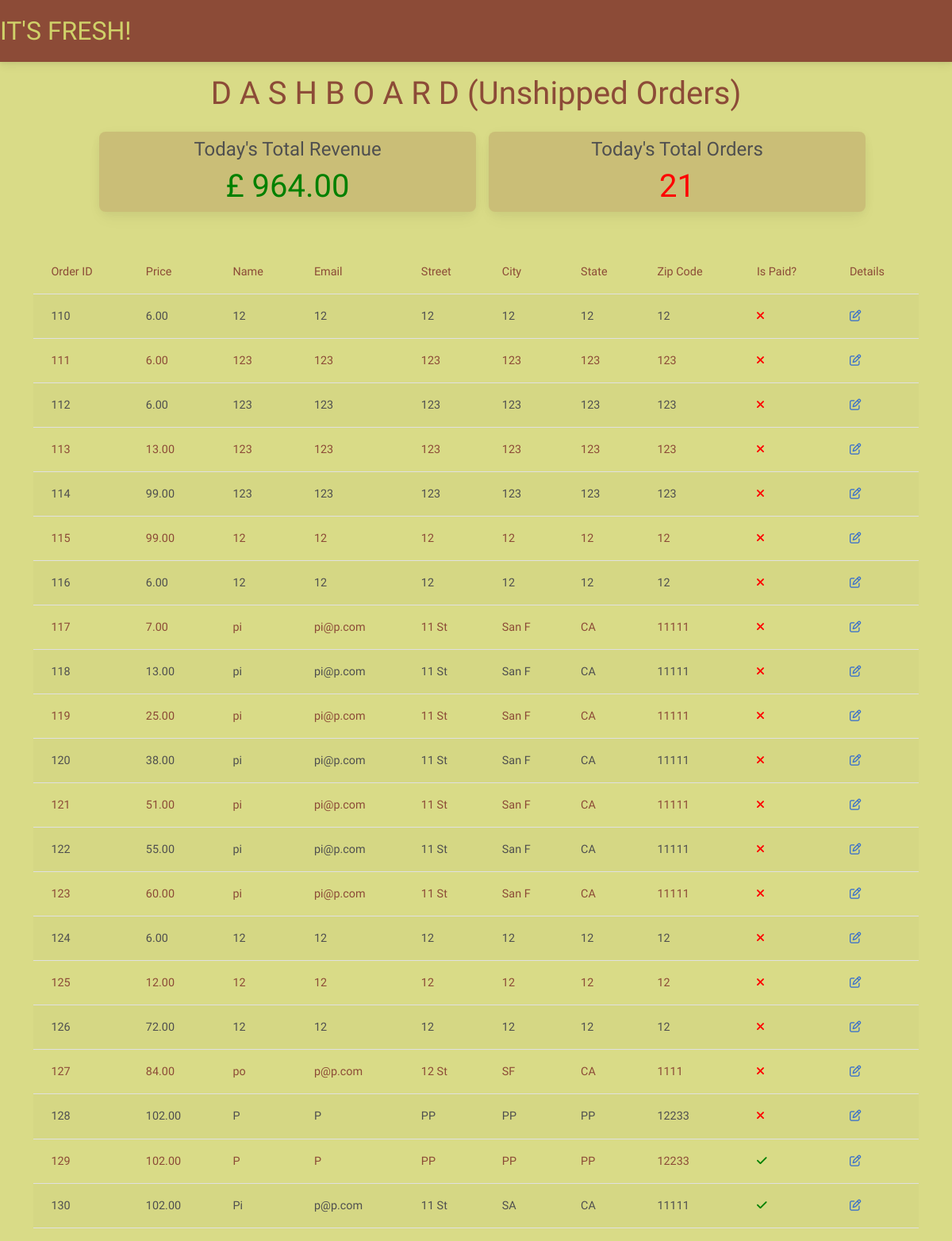
Page /cafe/dashboard/ (signed in) on the earlier database version.
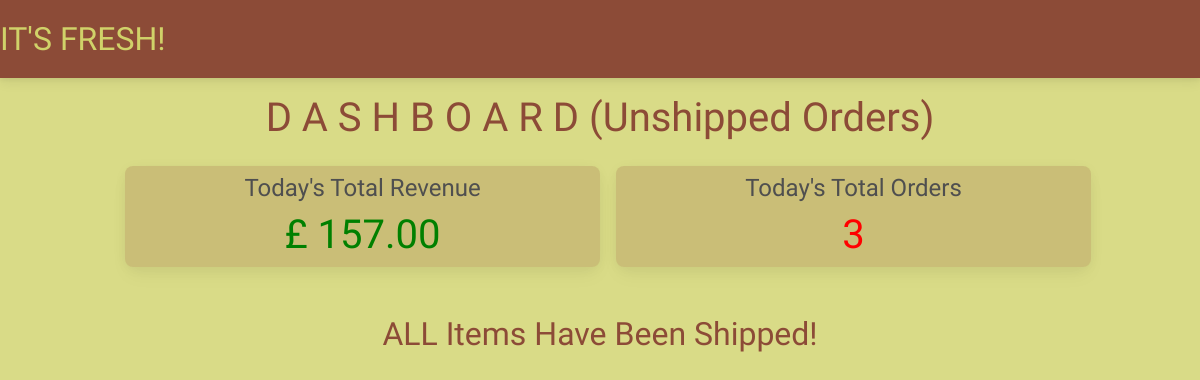
Same page on the later database version.
### customer/models.py (models this page shows, shortened)
class OrderModel(models.Model):
    created_on = models.DateTimeField(auto_now_add=True)
    price = models.DecimalField(max_digits=7, decimal_places=2)
    items = models.ManyToManyField('MenuItem', related_name='order', blank=True)
    name = models.CharField(max_length=50, blank=True)
    email = models.CharField(max_length=50, blank=True)
    street = models.CharField(max_length=50, blank=True)
    city = models.CharField(max_length=50, blank=True)
    state = models.CharField(max_length=15, blank=True)
    zip_code = models.IntegerField(blank=True, null=True)
    is_paid = models.BooleanField(default=False)
    is_shipped = models.BooleanField(default=False)

### cafe/views.py (the view)
# urls.py: path('dashboard/', Dashboard.as_view(), name='dashboard'),
class Dashboard(LoginRequiredMixin, UserPassesTestMixin, View):
    def get(self, request, *args, **kwargs):
        today = datetime.today()
        orders = OrderModel.objects.filter(created_on__year=today.year, created_on__month=today.month, created_on__day=today.day)
        unshipped_orders =[]
        total_revenue = 0
        for order in orders:
            total_revenue += order.price
            if not order.is_shipped:
                unshipped_orders.append(order)
        context = {
            'orders': unshipped_orders,
            'total_revenue': total_revenue,
            'total_orders': len(orders)
        }
        return render(request, 'cafe/dashboard.html', context)
    def test_func(self):
        return self.request.user.groups.filter(name='Staff').exists()

### cafe/templates/cafe/dashboard.html
{% extends 'cafe/base.html' %}
{% block content %}
<h1 class='mt-3 text-center' style="color: #8C4B37;" >D A S H B O A R D (Unshipped Orders)</h1>
<div class='container'>
    <div class='row justify-content-center' >
        <div class='card col-md-5 mt-3 ms-3' style="background-color:rgba(140, 75,	55, 0.2);">
            <h4 class='text-center pt-2' >Today's Total Revenue</h4>
            <h1 class='text-center' style='color: green;'>£ {{ total_revenue }}</h1>
        </div>
        <div class='card col-md-5 mt-3 ms-3' style="background-color:rgba(140, 75,	55, 0.2);">
            <h4 class='text-center pt-2'>Today's Total Orders</h4>
            <h1 class='text-center' style='color: red;'>{{ total_orders }}</h1>
        </div>
    </div>
    <div class='row justify-content-center' style="color: #8C4B37;">
        <div class='col-md-12 mt-5'>
            {% if orders|length == 0 %}
                <div class='text-center'>
                    <h2>ALL Items Have Been Shipped!</h2>
                </div>
            {% else %}
                <table class='table table-hover table-striped' style="color: #8C4B37;">
                    <thead>
                        <tr>
                            <th scope='col'>Order ID</th>
                            <th scope='col'>Price</th>
                            <th scope='col'>Name</th>
                            <th scope='col'>Email</th>
                            <th scope='col'>Street</th>
                            <th scope='col'>City</th>
                            <th scope='col'>State</th>
                            <th scope='col'>Zip Code</th>
                            <th scope='col'>Is Paid?</th>
                            <th scope='col'>Details</th>
                        </tr>
                    </thead>
                    <tbody>
                        {% for order in orders %}
                            <tr>
                                <th scope='row'>{{ order.pk }}</th>
                                <td>{{ order.price }}</td>
                                <td>{{ order.name }}</td>
                                <td>{{ order.email }}</td>
                                <td>{{ order.street }}</td>
                                <td>{{ order.city }}</td>
                                <td>{{ order.state }}</td>
                                <td>{{ order.zip_code }}</td>
                                <td>
                                    {% if order.is_paid %}
                                        <i style='color: green;' class='fas fa-check'></i>
                                    {% else %}
                                        <i style='color: red;' class='fas fa-times'></i>
                                    {% endif %}
                                </td>
                                <td>
                                    <a href='{% url "order-details" order.pk %}'>
                                        <i class='far fa-edit'></i>
                                    </a>
                                </td>
                            </tr>
                        {% endfor %}
                    </tbody>
                </table>
            {% endif %}
        </div>
    </div>
</div>
{% endblock content %}

Differences in the rows shown:
removed OrderModel: pk "110", price "6.00", name "12", email "12", street "12", city "12", state "12", zip_code "12", is_paid False (drawn)
removed OrderModel: pk "111", price "6.00", name "123", email "123", street "123", city "123", state "123", zip_code "123", is_paid False (drawn)
removed OrderModel: pk "112", price "6.00", name "123", email "123", street "123", city "123", state "123", zip_code "123", is_paid False (drawn)
removed OrderModel: pk "113", price "13.00", name "123", email "123", street "123", city "123", state "123", zip_code "123", is_paid False (drawn)
removed OrderModel: pk "114", price "99.00", name "123", email "123", street "123", city "123", state "123", zip_code "123", is_paid False (drawn)
removed OrderModel: pk "115", price "99.00", name "12", email "12", street "12", city "12", state "12", zip_code "12", is_paid False (drawn)
removed OrderModel: pk "116", price "6.00", name "12", email "12", street "12", city "12", state "12", zip_code "12", is_paid False (drawn)
removed OrderModel: pk "117", price "7.00", name "pi", email "pi@p.com", street "11 St", city "San F", state "CA", zip_code "11111", is_paid False (drawn)
removed OrderModel: pk "118", price "13.00", name "pi", email "pi@p.com", street "11 St", city "San F", state "CA", zip_code "11111", is_paid False (drawn)
removed OrderModel: pk "119", price "25.00", name "pi", email "pi@p.com", street "11 St", city "San F", state "CA", zip_code "11111", is_paid False (drawn)
removed OrderModel: pk "120", price "38.00", name "pi", email "pi@p.com", street "11 St", city "San F", state "CA", zip_code "11111", is_paid False (drawn)
removed OrderModel: pk "121", price "51.00", name "pi", email "pi@p.com", street "11 St", city "San F", state "CA", zip_code "11111", is_paid False (drawn)
removed OrderModel: pk "122", price "55.00", name "pi", email "pi@p.com", street "11 St", city "San F", state "CA", zip_code "11111", is_paid False (drawn)
removed OrderModel: pk "123", price "60.00", name "pi", email "pi@p.com", street "11 St", city "San F", state "CA", zip_code "11111", is_paid False (drawn)
removed OrderModel: pk "124", price "6.00", name "12", email "12", street "12", city "12", state "12", zip_code "12", is_paid False (drawn)
removed OrderModel: pk "125", price "12.00", name "12", email "12", street "12", city "12", state "12", zip_code "12", is_paid False (drawn)
removed OrderModel: pk "126", price "72.00", name "12", email "12", street "12", city "12", state "12", zip_code "12", is_paid False (drawn)
removed OrderModel: pk "127", price "84.00", name "po", email "p@p.com", street "12 St", city "SF", state "CA", zip_code "1111", is_paid False (drawn)
removed OrderModel: pk "128", price "102.00", name "P", email "P", street "PP", city "PP", state "PP", zip_code "12233", is_paid False (drawn)
removed OrderModel: pk "129", price "102.00", name "P", email "P", street "PP", city "PP", state "PP", zip_code "12233", is_paid True (drawn)
no longer on this page (row edited): OrderModel: pk "130", price "102.00", name "Pi", email "p@p.com", street "11 St", city "SA", state "CA", zip_code "11111", is_paid True (drawn)
Other differences:
{{ total_revenue }}: "964.00" → "157.00"
{{ total_orders }}: "21" → "3"
text no longer shown: "Order ID Price Name Email Street City State Zip Code Is Paid? Details"
text now shown: "ALL Items Have Been Shipped!"
